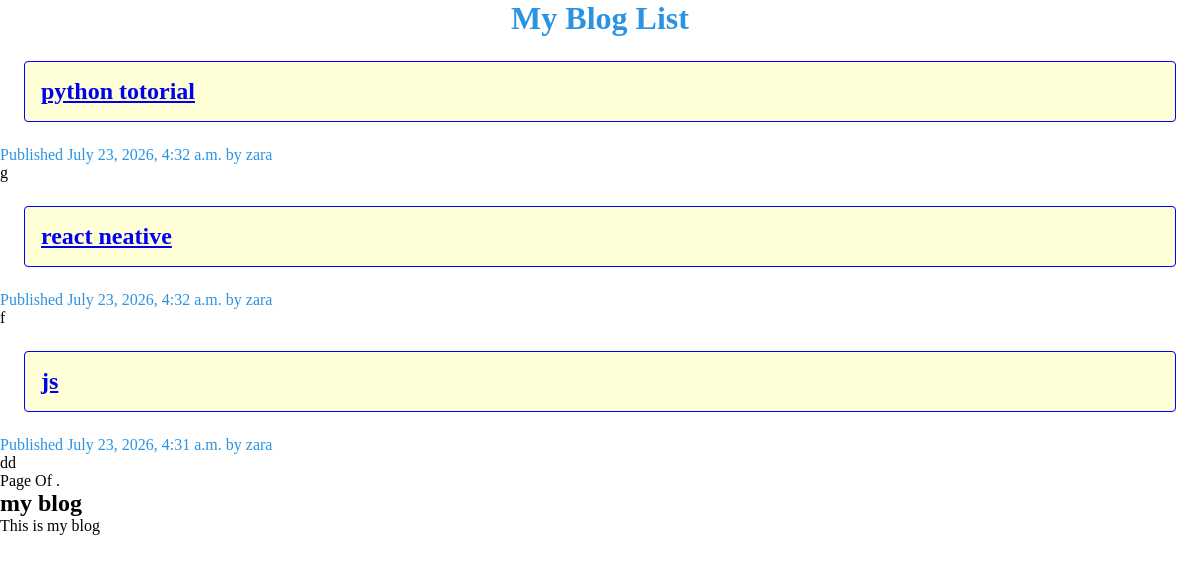
Screenshot of /blog/ with the database file from the repository.
### blog/models.py (models this page shows, shortened)
class Post(models.Model): # تعریف مدل مربوط به پست های وبلاگ
    class Status(models.TextChoices):
        DRAFT = 'DF', 'Draft'
        PUBLISHED = 'PB', 'Published'
    title = models.CharField(max_length = 250) # عنوان اصلی پست
    slug = models.SlugField(max_length = 250,unique_for_date='publish') # شناسه مناسب برای استفاده در آدرس صفحات
    body = models.TextField() # محتوای اصلی پست
    publish = models.DateTimeField(default = timezone.now) # زمان انتشار پست
    created = models.DateTimeField(auto_now_add = True) # زمان ایجاد اولیه رکورد
    updated = models.DateTimeField(auto_now = True) # زمان آخرین آپدیت پست
    author = models.ForeignKey(User,
                                on_delete=models.CASCADE, # اگر نویسنده حذف شود تمام پست هایش حذف میشود
                                related_name='blog_posts') # ایجاد ارتباط بین نویسنده و پست
    status = models.CharField(max_length = 2,
                                choices = Status.choices,
                                default = Status.DRAFT)
    objects = models.Manager() # The default manager
    published = PublishedManager() # our custom manager
    class Meta:
        ordering =['-publish'] # جدیدترین پست ها اول نشان داده شوند
        indexes = [ # ایجاد ایندکس برای افزایش سرعت جستجو و مرتب‌سازی بر اساس زمان انتشار
            models.Index(fields=['-publish']),
        ]
    def get_absolute_url(self):
        return reverse('blog:post_detail',
                            args=[self.publish.year,
                                    self.publish.month,
                                    self.publish.day,
                                    self.slug])

### blog/views.py (the view)
# urls.py: path('', PostListView.as_view(), name='post_list'),  # صفحه اصلی وبلاگ(نمایش لیست پست ها)
class PostListView(ListView):
    queryset = Post.published.all()
    context_object_name = 'posts'
    paginate_by = 3
    template_name = 'blog/post/list.html'

### blog/templates/blog/post/list.html (shortened to what this page needs)
{% extends 'blog/base.html' %} {% block title %}My Blog{% endblock %} {% block
{% block content %}
<h1 id="main-title">My Blog List</h1>
{% for post in posts %}
<div class="list-div">
  <h2 class="list-title">
    <a href="{{ post.get_absolute_url }}">
       {{ post.title }}
    </a>
  </h2>
</div>
<p class="date">
   Published {{post.publish}} by
  {{post.author}}
</p>
<div class="post-body">{{ post.body|truncatewords:30|linebreaks}}</div>
 {% endfor %}
{% include "pagination.html" with page=page_obj %}
{%  endblock %}

### blog/static/css/blog.css (style rules this page uses)
* { padding: 0; margin: 0; box-sizing: border-box; }
#main-title { display: flex; justify-content: center; align-items: center; color: #2b93e2; }
.list-div { margin: 1.5rem; padding: 1rem; background-color: #f6ff0029; border: 0.5px blue solid; border-radius: 4px; }
.list-title { list-style: none; text-decoration: none; color: #00cdcdcc; }
.date { color: #2b93e2; }

### rows the page displays
Post: title "python totorial", publish "July 23, 2026, 4:32 a.m.", author "zara", body "g"
Post: title "react neative", publish "July 23, 2026, 4:32 a.m.", author "zara", body "f"
Post: title "js", publish "July 23, 2026, 4:31 a.m.", author "zara", body "dd"
